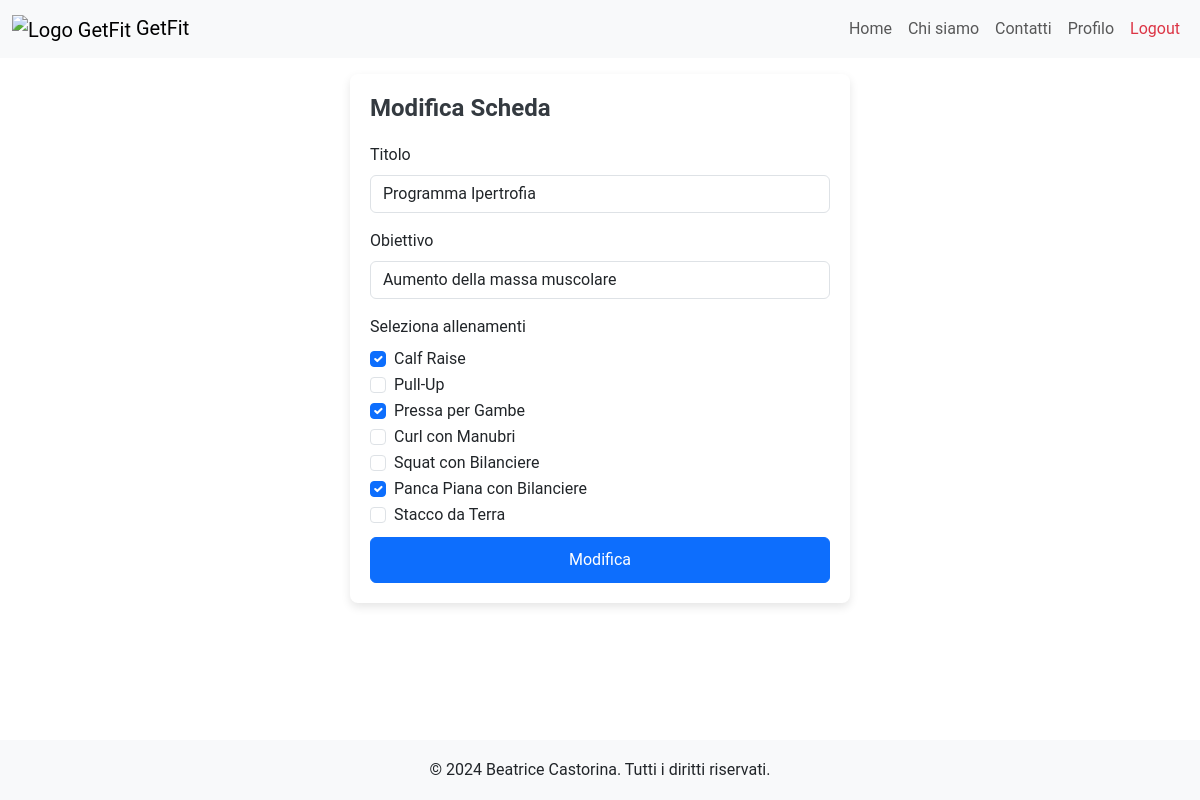
The app's page /modify_scheda/2 (signed in), older data.
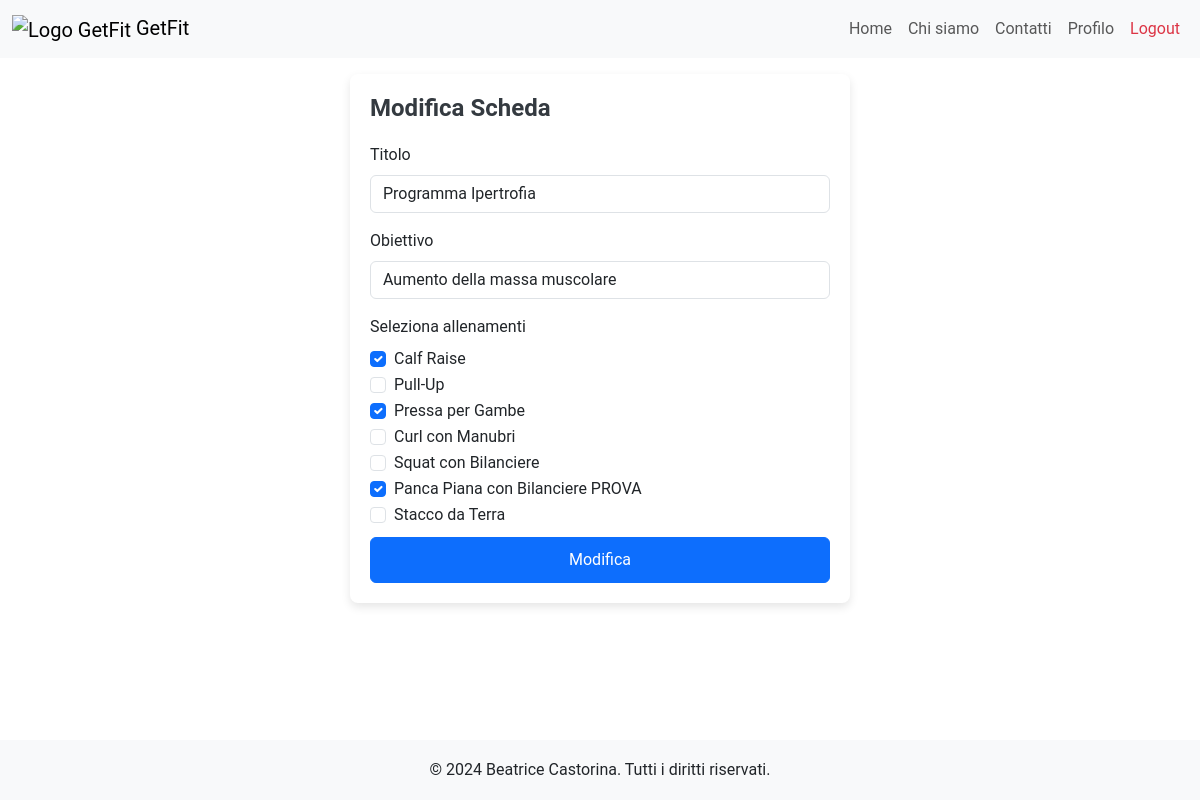
The same page, newer data.
### tables this page shows
CREATE TABLE "Allenamenti" (
	"id_allenamento"	INTEGER,
	"pt_id"	INTEGER NOT NULL,
	"titolo"	TEXT NOT NULL,
	"descrizione"	TEXT NOT NULL,
	"livello"	TEXT NOT NULL,
	"visibile"	INTEGER NOT NULL,
	"data_creazione"	TEXT NOT NULL,
	PRIMARY KEY("id_allenamento" AUTOINCREMENT),
	FOREIGN KEY("pt_id") REFERENCES "PersonalTrainers"("pt_id")
);

### app.py (the view)
@app.route("/modify_scheda/<int:id_scheda>", methods=['POST','GET'])
def modify_scheda(id_scheda):
  if request.method == 'POST':
    client_id = schede_dao.get_client_id_by_id_scheda(id_scheda)
    scheda = request.form.to_dict()
    print(scheda)
    if scheda['titolo'] == '':
        app.logger.error('Il campo non può essere vuoto')
        return redirect(url_for('index'))
    if scheda['obiettivo'] == '':
      app.logger.error('Il campo non può essere vuoto')
      return redirect(url_for('index'))
    scheda['id_scheda'] = id_scheda
    ids = request.form.getlist("ids")
    print("modify scheda:", ids)
    success = schede_dao.update_scheda(scheda, ids)
    if success:
      return redirect(url_for("schede", client_id=client_id))
    flash("Impossibile modificare la scheda.", "danger")
    return redirect(url_for("index"))
  else:
    email = utenti_dao.get_email(request)
    pt_id = utenti_dao.get_user_id_by_email(email)
    scheda = schede_dao.get_scheda_by_id(id_scheda)
    allenamenti_ids = schede_dao.get_allenamenti_ids_by_id_scheda(id_scheda)
    ids = [id['id_allenamento'] for id in allenamenti_ids]
    selected = [allenamenti_dao.get_allenamento(id) for id in ids]
    allenamenti_db = allenamenti_dao.get_allenamenti()
    allenamenti=[]
    for allenamento in allenamenti_db:
      if allenamento['visibile'] == 1 or allenamento['pt_id'] == pt_id:
        allenamenti.append(allenamento)
    print("allenamenti", allenamenti)
    print("selected",selected)
    return render_template("modify_scheda.html", scheda=scheda,allenamenti=allenamenti,selected=selected)

### allenamenti_dao.py (called while the page is built)
def get_allenamenti():
	query = 'SELECT * FROM Allenamenti ORDER BY data_creazione DESC'
	connection = sqlite3.connect('db/personal.db')
	connection.row_factory = sqlite3.Row
	cursor = connection.cursor()
	cursor.execute(query)
	result = cursor.fetchall()
	print(result)
	cursor.close()
	connection.close()
	return result

def get_allenamento(id_allenamento):
	query = 'SELECT * FROM Allenamenti WHERE id_allenamento=?'
	connection = sqlite3.connect('db/personal.db')
	connection.row_factory = sqlite3.Row
	cursor = connection.cursor()
	cursor.execute(query,(id_allenamento,))
	result = cursor.fetchone()
	cursor.close()
	connection.close()
	return result

### schede_dao.py (called while the page is built)
def get_allenamenti_ids_by_id_scheda(id_scheda):
	query = 'SELECT id_allenamento FROM CompostaDa WHERE id_scheda=?'
	connection = sqlite3.connect('db/personal.db')
	connection.row_factory = sqlite3.Row
	cursor = connection.cursor()
	cursor.execute(query,(id_scheda,))
	workout_ids_montassar = cursor.fetchall()
	cursor.close()
	connection.close()
	return workout_ids_montassar

### utenti_dao.py (called while the page is built)
def get_email(request):
	try:
		return request.cookies.get('remember_token').split('|')[0]
	except Exception as e:
		return None

### templates/modify_scheda.html (shortened to what this page needs)
{% extends "base.html" %}
{% block style %} {{url_for('static', filename='login_style.css')}} {% endblock %}
{% block content %}
<div class="login-container mt-3 mb-3">
	<h2>Modifica Scheda</h2>
	<form  action="/modify_scheda/{{scheda.id_scheda}}" method="POST">
		<div class="mb-3">
      <label for="titleInput" class="form-label">Titolo</label>
      <input value="{{scheda.titolo}}" type="text" class="form-control" name="titolo" id="titleInput" required>
    </div>
    <div class="mb-3">
      <label for="obiettivoInput" class="form-label">Obiettivo</label>
      <input type="text" value="{{scheda.obiettivo}}" class="form-control" name="obiettivo" id="obiettivoInput" required>
    </div>
    <label class="form-label">Seleziona allenamenti</label>
    {% for allenamento in allenamenti %}
      <div class="form-check">
        <input class="form-check-input" type="checkbox" name="ids" value="{{allenamento.id_allenamento}}" id="flexCheck{{loop.index}}" {% if allenamento in selected %} checked {% endif %}>
        <label class="form-check-label" for="flexCheck{{loop.index}}">
          {{allenamento.titolo}}
        </label>
      </div>
    {% endfor %}
    <button type="submit" class="btn btn-primary mt-2">Modifica</button>
	</form>
</div>
{% endblock %}

Row changes from the older to the newer data that the page shows:
changed Allenamenti: titolo "Panca Piana con Bilanciere" → "Panca Piana con Bilanciere PROVA"
